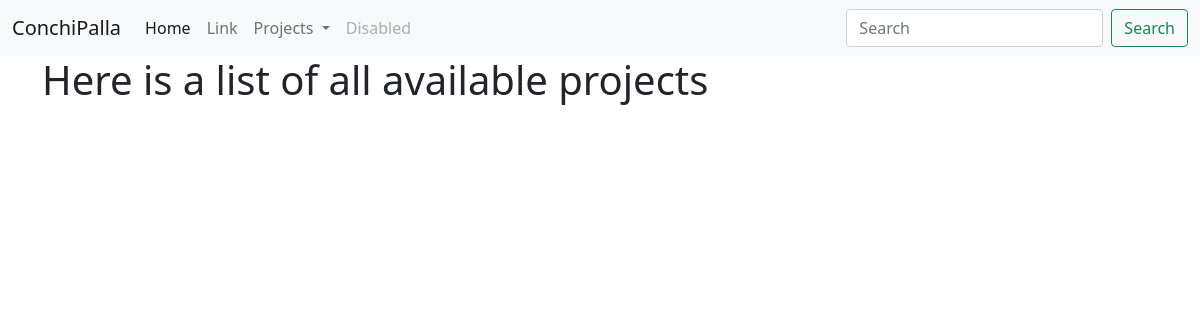
The app's page /list, older data.
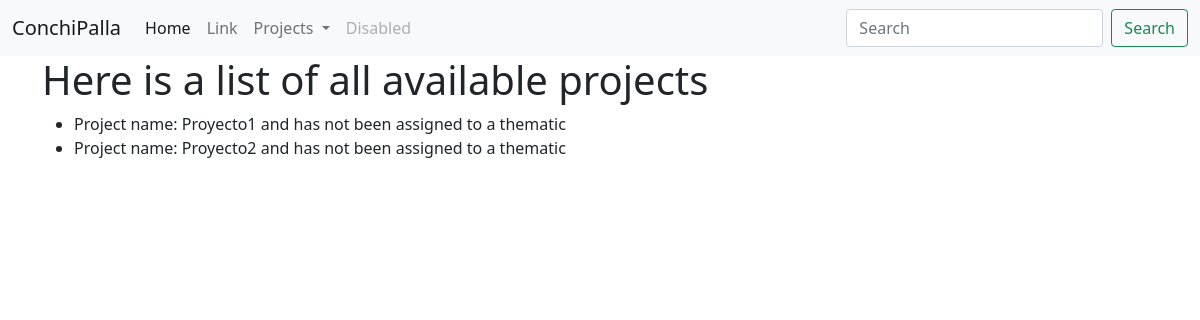
The same page, newer data.
### mywebapp.py (models this page shows, shortened)
class Project(db.Model):
    __tablename__ = 'projects'
    id = db.Column(db.Integer,primary_key = True)
    name = db.Column(db.Text)
    theme = db.relationship('Thematic',backref='project',uselist=False)
    def __repr__(self):
        if self.theme:
            return f"Project name: {self.name} has the following thematic: {self.theme.name}"
        else:
            return f"Project name: {self.name} and has not been assigned to a thematic"

### mywebapp.py (the view)
@app.route('/list')
def list_projects():
    projects = Project.query.all()
    return render_template('list.html', projects=projects)

### templates/list.html
{% extends "base.html" %}
{% block content %}
<div class="container">
    <h1>Here is a list of all available projects</h1>
    <ul>
      {% for proj in projects  %}
      <li>{{proj}}</li>
      {% endfor %}
    </ul>
</div>
{% endblock %}

Row changes from the older to the newer data that the page shows:
added Project: name "Project name: Proyecto1 and has not been assigned to a thematic"
added Project: name "Project name: Proyecto2 and has not been assigned to a thematic"
